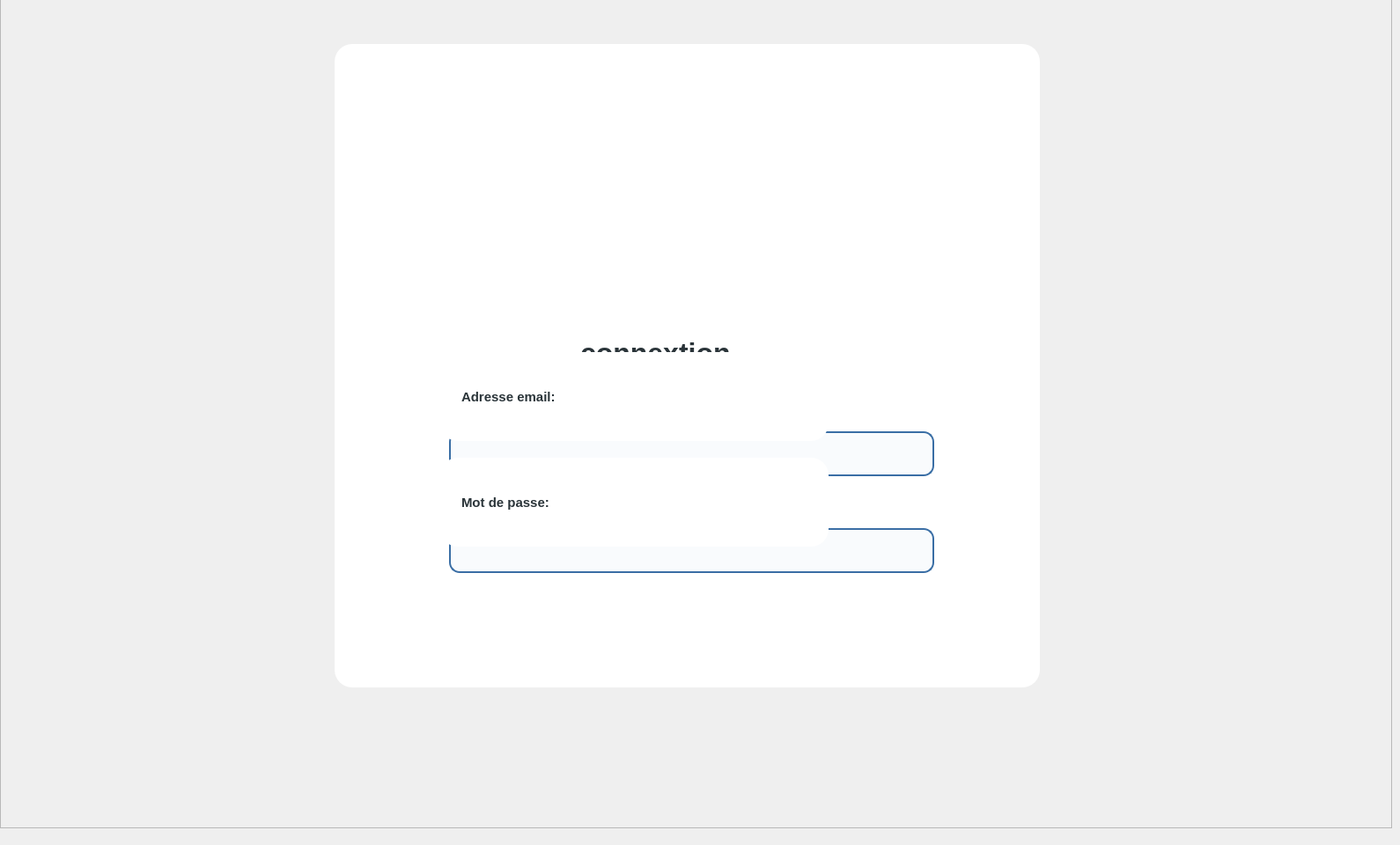
       <widget class="QWidget" name="page_12">
        <widget class="QFrame" name="frame_27">
         <property name="geometry">
          <rect>
           <x>0</x>
           <y>-10</y>
           <width>1581</width>
           <height>951</height>
          </rect>
         </property>
         <property name="styleSheet">
          <string notr="true">background-color: qlineargradient(
    spread:pad,
    x1:0, y1:0,
    x2:0, y2:1,
    stop:0 #0A1F33,
    stop:0.5 #163A5F,
    stop:1 #274C77
);</string>
         </property>
         <property name="frameShape">
          <enum>QFrame::Shape::StyledPanel</enum>
         </property>
         <property name="frameShadow">
          <enum>QFrame::Shadow::Raised</enum>
         </property>
         <widget class="QFrame" name="frame_28">
          <property name="geometry">
           <rect>
            <x>380</x>
            <y>60</y>
            <width>801</width>
            <height>731</height>
           </rect>
          </property>
          <property name="styleSheet">
           <string notr="true">background: white;
border-radius: 20px;
padding: 20px;
</string>
          </property>
          <property name="frameShape">
           <enum>QFrame::Shape::StyledPanel</enum>
          </property>
          <property name="frameShadow">
           <enum>QFrame::Shadow::Raised</enum>
          </property>
          <widget class="QLineEdit" name="lineEdit_24">
           <property name="geometry">
            <rect>
             <x>130</x>
             <y>440</y>
             <width>551</width>
             <height>51</height>
            </rect>
           </property>
           <property name="styleSheet">
            <string notr="true">QLineEdit {
    background-color: #F9FBFD;          /* fond clair élégant */
    border: 2px solid #3A6EA5;           /* bleu marine clair */
    border-radius: 12px;
    padding: 10px 14px;
    color: #0A1F33;                      /* texte bleu marine foncé */
    font-size: 14px;
    font-weight: 500;
}

/* Quand le champ est sélectionné */
QLineEdit:focus {
    background-color: white;
    border: 2px solid #1E3A5F;           /* focus plus foncé */
}

/* Hover */
QLineEdit:hover {
    border: 2px solid #2F5D8A;
}
</string>
           </property>
           <property name="text">
            <string/>
           </property>
          </widget>
          <widget class="QLineEdit" name="lineEdit_25">
           <property name="geometry">
            <rect>
             <x>130</x>
             <y>550</y>
             <width>551</width>
             <height>51</height>
            </rect>
           </property>
           <property name="styleSheet">
            <string notr="true">QLineEdit {
    background-color: #F9FBFD;          /* fond clair élégant */
    border: 2px solid #3A6EA5;           /* bleu marine clair */
    border-radius: 12px;
    padding: 10px 14px;
    color: #0A1F33;                      /* texte bleu marine foncé */
    font-size: 14px;
    font-weight: 500;
}

/* Quand le champ est sélectionné */
QLineEdit:focus {
    background-color: white;
    border: 2px solid #1E3A5F;           /* focus plus foncé */
}

/* Hover */
QLineEdit:hover {
    border: 2px solid #2F5D8A;
}
</string>
           </property>
           <property name="text">
            <string/>
           </property>
          </widget>
          <widget class="QLabel" name="label_75">
           <property name="geometry">
            <rect>
             <x>250</x>
             <y>310</y>
             <width>441</width>
             <height>81</height>
            </rect>
           </property>
           <property name="font">
            <font>
             <family>Leelawadee UI</family>
             <pointsize>24</pointsize>
             <bold>true</bold>
            </font>
           </property>
           <property name="styleSheet">
            <string notr="true">color: #2A3439;
</string>
           </property>
           <property name="text">
            <string>connextion</string>
           </property>
          </widget>
          <widget class="QLabel" name="label_76">
           <property name="geometry">
            <rect>
             <x>120</x>
             <y>350</y>
             <width>441</width>
             <height>101</height>
            </rect>
           </property>
           <property name="font">
            <font>
             <family>Leelawadee UI</family>
             <pointsize>11</pointsize>
             <bold>true</bold>
            </font>
           </property>
           <property name="styleSheet">
            <string notr="true">color: #2A3439;
</string>
           </property>
           <property name="text">
            <string>Adresse email:</string>
           </property>
          </widget>
          <widget class="QLabel" name="label_77">
           <property name="geometry">
            <rect>
             <x>120</x>
             <y>470</y>
             <width>441</width>
             <height>101</height>
            </rect>
           </property>
           <property name="font">
            <font>
             <family>Leelawadee UI</family>
             <pointsize>11</pointsize>
             <bold>true</bold>
            </font>
           </property>
           <property name="styleSheet">
            <string notr="true">color: #2A3439;
</string>
           </property>
           <property name="text">
            <string>Mot de passe:</string>
           </property>
          </widget>
          <widget class="QLabel" name="label_81">
           <property name="geometry">
            <rect>
             <x>200</x>
             <y>-20</y>
             <width>391</width>
             <height>351</height>
            </rect>
           </property>
           <property name="text">
            <string/>
           </property>
           <property name="pixmap">
            <pixmap>../../../Downloads/Capture d'écran 2026-02-01 232243-Photoroom.png</pixmap>
           </property>
           <property name="scaledContents">
            <bool>true</bool>
           </property>
          </widget>
          <widget class="QPushButton" name="pushButton_3">
           <property name="geometry">
            <rect>
             <x>280</x>
             <y>620</y>
             <width>221</width>
             <height>71</height>
            </rect>
           </property>
           <property name="font">
            <font>
             <pointsize>-1</pointsize>
             <bold>true</bold>
            </font>
           </property>
           <property name="styleSheet">
            <string notr="true">QPushButton {
    background-color: qlineargradient(
        x1:0, y1:0,
        x2:0, y2:1,
        stop:0 #1B3A2F,
        stop:0.5 #276646,
        stop:1 #1E4D36
    );
    color: white;
    font-size: 14px;
    font-weight: 700;      /* un peu plus bold pour valider */
    text-transform: uppercase;  /* donne un effet bouton d’action */
    border: none;
    border-radius: 12px;
    padding: 10px 22px;     /* garde la même taille */
    cursor: pointer;        /* main au survol */
    transition: all 0.2s ease-in-out; /* effet smooth hover */
}

/* ✨ Hover : lumière douce */
QPushButton:hover {
    background-color: qlineargradient(
        x1:0, y1:0,
        x2:0, y2:1,
        stop:0 #276646,
        stop:0.5 #34885A,
        stop:1 #1B3A2F
    );
    transform: scale(1.03);  /* effet léger au survol */
}

/* 🔘 Click (pressed) */
QPushButton:pressed {
    background-color: qlineargradient(
        x1:0, y1:0,
        x2:0, y2:1,
        stop:0 #1E4D36,
        stop:1 #1B3A2F
    );
    transform: scale(0.98); /* effet click */
}

/* 🚫 Désactivé */
QPushButton:disabled {
    background-color: #A3B7A1;
    color: #6E7F70;
    cursor: default;
}
</string>
           </property>
           <property name="text">
            <string>✅Connextion</string>
           </property>
          </widget>
         </widget>
         <widget class="QLabel" name="label_82">
          <property name="geometry">
           <rect>
            <x>-70</x>
            <y>-100</y>
            <width>1651</width>
            <height>1061</height>
           </rect>
          </property>
          <property name="text">
           <string/>
          </property>
          <property name="pixmap">
           <pixmap>../../Images/Captures d’écran/Capture d'écran 2026-02-02 191956.png</pixmap>
          </property>
          <property name="scaledContents">
           <bool>true</bool>
          </property>
         </widget>
        </widget>
       </widget>
